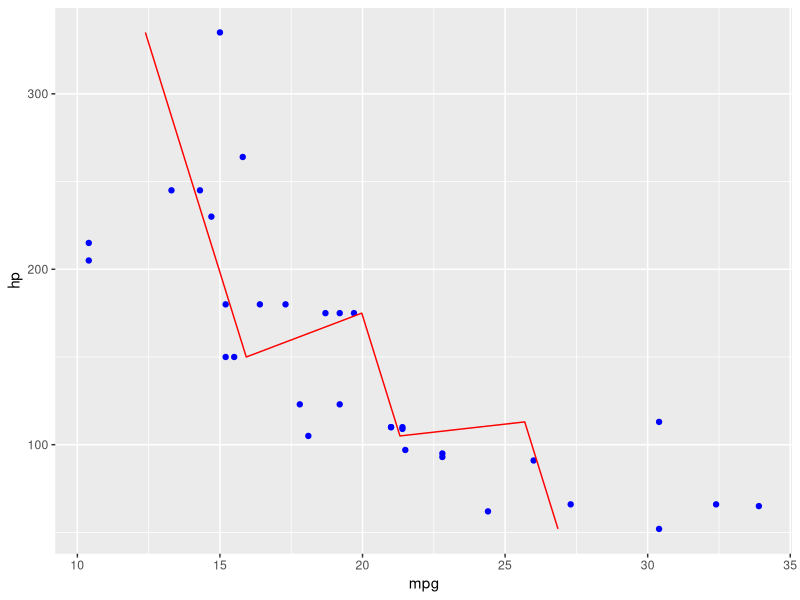
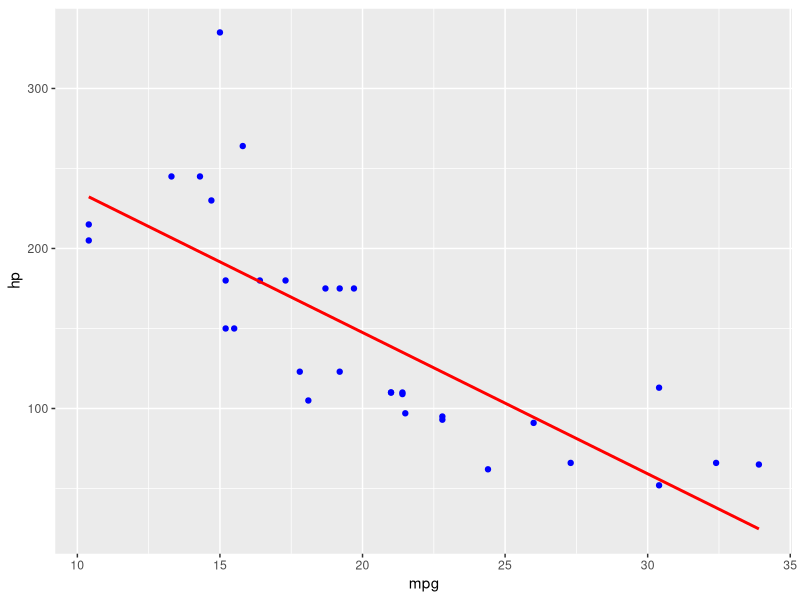

The R script that drew these images, in order:
library(datasets)
library(dplyr)
library(ggplot2)

data(mtcars)

cars <- mtcars

# multivariate linear model:
lm_fit <- lm(mpg ~ cyl + hp, data = cars)
summary(lm_fit)

# prediction:
predicted_df <- data.frame(mpg_pred = predict(lm_fit, cars), hp = cars$hp)

# graphic:
ggplot(data = cars, aes(x = mpg, y = hp)) + 
  geom_point(color = 'blue') + geom_line(color = 'red', data = predicted_df, aes(x = mpg_pred, y = hp))

# predicted line comparing only chosen variables:
ggplot(data = cars, aes(x = mpg, y = hp)) + 
  geom_point(color = 'blue') + 
  geom_smooth(color = 'red', method = 'lm', se = FALSE)